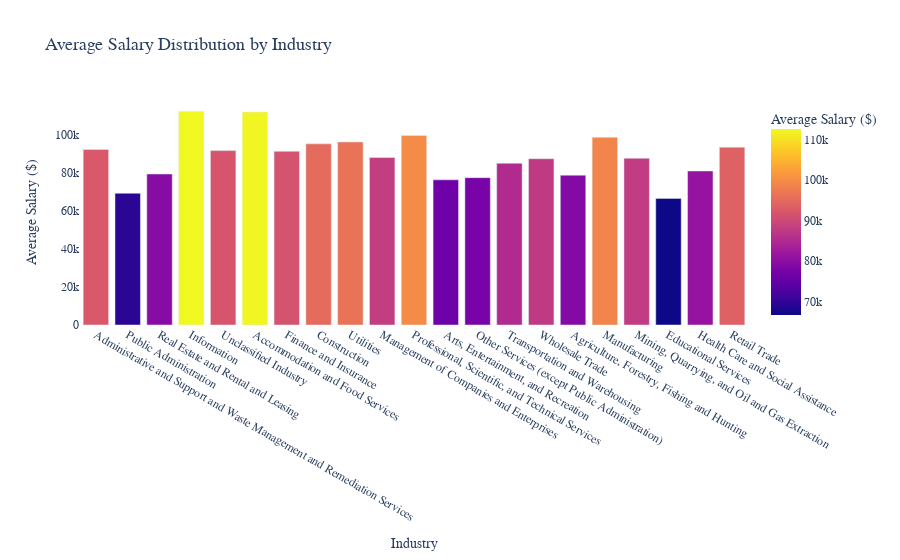

Here is the notebook cell this chart was saved with:
### Markdown cell above
# Salary Distribution by Industry
- Compare salary variations across industries.
- **Filter the dataset**
  - Keep records where **salary is greater than zero**.
- **Aggregate Data**
  - Group by **NAICS industry codes**.
- **Visualize results**
  - Create a **box plot** where:
    - **X-axis** = `NAICS2_NAME`
    - **Y-axis** = `SALARY_FROM`
  - Customize colors, fonts, and styles.
- **Explanation:** Write two sentences about what the graph reveals.

### Code cell
filtered_df = df.filter(col("SALARY_FROM") > 0)
aggregated_df = filtered_df.groupBy("NAICS2_NAME").agg(
    avg("SALARY_FROM").alias("AVG_SALARY"),
    max("SALARY_FROM").alias("MAX_SALARY"),
    min("SALARY_FROM").alias("MIN_SALARY")
)

pdf = aggregated_df.toPandas()

salarydist = px.bar(pdf, x="NAICS2_NAME", y="AVG_SALARY",
             title="Average Salary Distribution by Industry",
             labels={"NAICS2_NAME": "Industry", "AVG_SALARY": "Average Salary ($)"},
             color="AVG_SALARY")  # Color by average salary

salarydist.update_layout(
    plot_bgcolor='white',
    font_family="Arial",
    title_font_size=18
)

salarydist.show()
salarydist.write_image("_output/salarydist.svg")

### Figure 1 — Plotly figure (JSON) as saved in the notebook; plotly's stock layout.template omitted (floating-point values rounded to 4 significant figures)
{"data": [{"hovertemplate": "Industry=%{x}<br>Average Salary ($)=%{marker.color}<extra></extra>", "legendgroup": "", "marker": {"color": [92490.0, 69430.0, 79560.0, 112600.0, 91890.0, 112200.0, 91560.0, 95450.0, 96460.0, 88240.0, 99830.0, 76510.0, 77630.0, 85240.0, 87610.0, 78950.0, 98900.0, 87850.0, 66720.0, 81150.0, 93720.0], "coloraxis": "coloraxis", "pattern": {"shape": ""}}, "name": "", "orientation": "v", "showlegend": false, "textposition": "auto", "type": "bar", "x": ["Administrative and Support and Waste Management and Remediation Services", "Public Administration", "Real Estate and Rental and Leasing", "Information", "Unclassified Industry", "Accommodation and Food Services", "Finance and Insurance", "Construction", "Utilities", "Management of Companies and Enterprises", "Professional, Scientific, and Technical Services", "Arts, Entertainment, and Recreation", "Other Services (except Public Administration)", "Transportation and Warehousing", "Wholesale Trade", "Agriculture, Forestry, Fishing and Hunting", "Manufacturing", "Mining, Quarrying, and Oil and Gas Extraction", "Educational Services", "Health Care and Social Assistance", "Retail Trade"], "xaxis": "x", "y": [92490.0, 69430.0, 79560.0, 112600.0, 91890.0, 112200.0, 91560.0, 95450.0, 96460.0, 88240.0, 99830.0, 76510.0, 77630.0, 85240.0, 87610.0, 78950.0, 98900.0, 87850.0, 66720.0, 81150.0, 93720.0], "yaxis": "y"}], "layout": {"barmode": "relative", "coloraxis": {"colorbar": {"title": {"text": "Average Salary ($)"}}, "colorscale": [[0, "#0d0887"], [0.1111, "#46039f"], [0.2222, "#7201a8"], [0.3333, "#9c179e"], [0.4444, "#bd3786"], [0.5556, "#d8576b"], [0.6667, "#ed7953"], [0.7778, "#fb9f3a"], [0.8889, "#fdca26"], [1, "#f0f921"]]}, "font": {"family": "Arial"}, "legend": {"tracegroupgap": 0}, "plot_bgcolor": "white", "title": {"font": {"size": 18}, "text": "Average Salary Distribution by Industry"}, "xaxis": {"anchor": "y", "domain": [0, 1], "title": {"text": "Industry"}}, "yaxis": {"anchor": "x", "domain": [0, 1], "title": {"text": "Average Salary ($)"}}}}
